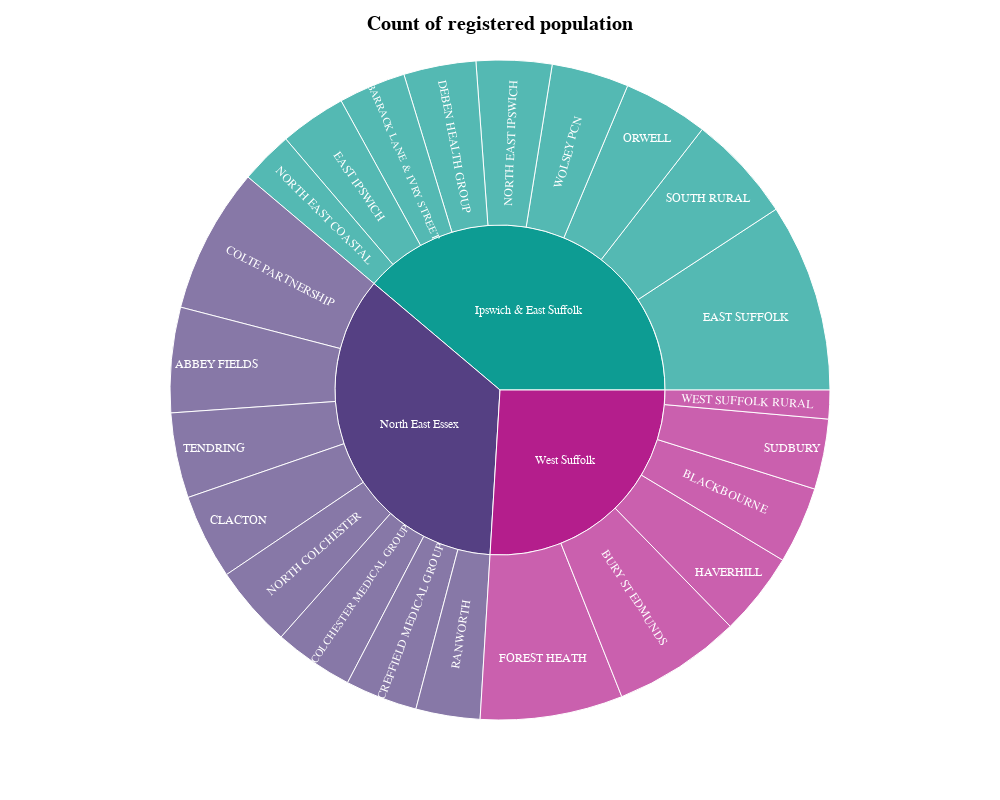

Write notebook code for a chart like this one.
### Markdown cell above
## 3. Plotly (Interactive, auto styled and heavier library)

### Code cell
import plotly.express as px

fig = px.sunburst(
    df_from_data_file,
    path = ['Registered_SubAlliance','PCN'],
    values = 'Population_09_25',
    color = 'Registered_SubAlliance'
)
fig.update_layout(
    title = 'Count of registered population',
    width=1000,
    height=800,
)
fig.update_traces(
    hovertemplate =
        '<b>%{label}<br>%{value}</b> Patients'
        '<br><b>%{percentParent:.1%}</b> of %{parent}'
        '<br><b>%{percentRoot:.1%}</b> of SNEE'
)
fig.show()

### Figure 1 — Plotly figure (JSON) as saved in the notebook; plotly's stock layout.template omitted (floating-point values rounded to 4 significant figures)
{"data": [{"branchvalues": "total", "customdata": [["Ipswich & East Suffolk"], ["Ipswich & East Suffolk"], ["Ipswich & East Suffolk"], ["Ipswich & East Suffolk"], ["Ipswich & East Suffolk"], ["Ipswich & East Suffolk"], ["Ipswich & East Suffolk"], ["Ipswich & East Suffolk"], ["Ipswich & East Suffolk"], ["Ipswich & East Suffolk"], ["North East Essex"], ["North East Essex"], ["North East Essex"], ["North East Essex"], ["North East Essex"], ["North East Essex"], ["North East Essex"], ["North East Essex"], ["North East Essex"], ["West Suffolk"], ["West Suffolk"], ["West Suffolk"], ["West Suffolk"], ["West Suffolk"], ["West Suffolk"], ["West Suffolk"]], "domain": {"x": [0, 1], "y": [0, 1]}, "hovertemplate": "<b>%{label}<br>%{value}</b> Patients <br><b>%{percentParent:.1%}</b> of %{parent}<br><b>%{percentRoot:.1%}</b> of SNEE", "ids": ["Ipswich & East Suffolk/BARRACK LANE & IVRY STREET", "Ipswich & East Suffolk/DEBEN HEALTH GROUP", "Ipswich & East Suffolk/EAST IPSWICH", "Ipswich & East Suffolk/EAST SUFFOLK", "Ipswich & East Suffolk/NORTH EAST COASTAL", "Ipswich & East Suffolk/NORTH EAST IPSWICH", "Ipswich & East Suffolk/ORWELL", "Ipswich & East Suffolk/SOUTH RURAL", "Ipswich & East Suffolk/WOLSEY PCN", "Ipswich & East Suffolk", "North East Essex/TENDRING", "North East Essex/RANWORTH", "North East Essex/NORTH COLCHESTER", "North East Essex/COLTE PARTNERSHIP", "North East Essex", "North East Essex/COLCHESTER MEDICAL GROUP", "North East Essex/CLACTON", "North East Essex/ABBEY FIELDS", "North East Essex/CREFFIELD MEDICAL GROUP", "West Suffolk/BLACKBOURNE", "West Suffolk/BURY ST EDMUNDS", "West Suffolk/FOREST HEATH", "West Suffolk/HAVERHILL", "West Suffolk/SUDBURY", "West Suffolk/WEST SUFFOLK RURAL", "West Suffolk"], "labels": ["BARRACK LANE & IVRY STREET", "DEBEN HEALTH GROUP", "EAST IPSWICH", "EAST SUFFOLK", "NORTH EAST COASTAL", "NORTH EAST IPSWICH", "ORWELL", "SOUTH RURAL", "WOLSEY PCN", "Ipswich & East Suffolk", "TENDRING", "RANWORTH", "NORTH COLCHESTER", "COLTE PARTNERSHIP", "North East Essex", "COLCHESTER MEDICAL GROUP", "CLACTON", "ABBEY FIELDS", "CREFFIELD MEDICAL GROUP", "BLACKBOURNE", "BURY ST EDMUNDS", "FOREST HEATH", "HAVERHILL", "SUDBURY", "WEST SUFFOLK RURAL", "West Suffolk"], "marker": {"colors": ["#0D9C93", "#0D9C93", "#0D9C93", "#0D9C93", "#0D9C93", "#0D9C93", "#0D9C93", "#0D9C93", "#0D9C93", "#0D9C93", "#554083", "#554083", "#554083", "#554083", "#554083", "#554083", "#554083", "#554083", "#554083", "#B41E8C", "#B41E8C", "#B41E8C", "#B41E8C", "#B41E8C", "#B41E8C", "#B41E8C"]}, "name": "", "parents": ["Ipswich & East Suffolk", "Ipswich & East Suffolk", "Ipswich & East Suffolk", "Ipswich & East Suffolk", "Ipswich & East Suffolk", "Ipswich & East Suffolk", "Ipswich & East Suffolk", "Ipswich & East Suffolk", "Ipswich & East Suffolk", "", "North East Essex", "North East Essex", "North East Essex", "North East Essex", "", "North East Essex", "North East Essex", "North East Essex", "North East Essex", "West Suffolk", "West Suffolk", "West Suffolk", "West Suffolk", "West Suffolk", "West Suffolk", ""], "type": "sunburst", "values": [35620.0, 38310.0, 35140.0, 99850.0, 28040.0, 40030.0, 45250.0, 57030.0, 40980.0, 420200.0, 45140.0, 34010.0, 43380.0, 77090.0, 380900.0, 42180.0, 45110.0, 55720.0, 38300.0, 40800.0, 67920.0, 75510.0, 44200.0, 37260.0, 15240.0, 280900.0]}], "layout": {"height": 800, "legend": {"tracegroupgap": 0}, "margin": {"t": 60}, "title": {"text": "Count of registered population"}, "width": 1000}}
